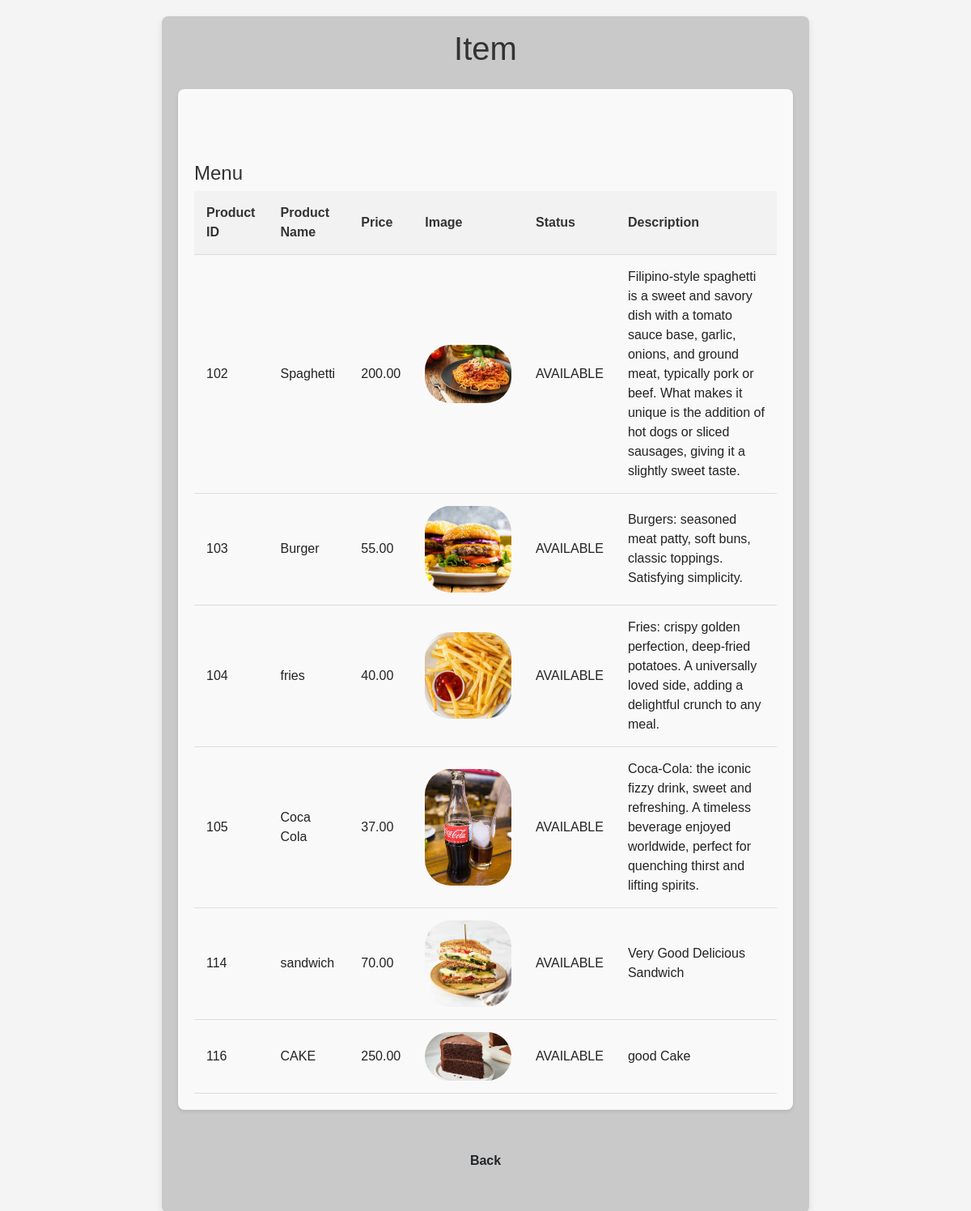
Screenshot of /admin4.php with the database file from the repository.
### tables this page shows
CREATE TABLE `products` (
  `product_id` int(11) NOT NULL,
  `product_name` varchar(255) NOT NULL,
  `price` decimal(10,2) NOT NULL,
  `image` varchar(255) DEFAULT NULL,
  `status` varchar(255) DEFAULT NULL,
  `description` varchar(1000) NOT NULL
);

### admin4.php (the view, shortened to what this page needs)
<!DOCTYPE html>
<html lang="en">
<head>
  <link rel="stylesheet" href="assets/bootstrap/css/bootstrap.min.css">
  <link rel="stylesheet" href="assets/bootstrap/css/bootstrap-grid.min.css">
  <link rel="stylesheet" href="assets/bootstrap/css/bootstrap-reboot.min.css">
  <link rel="stylesheet" href="assets/animatecss/animate.css">
  <link rel="stylesheet" href="assets/dropdown/css/style.css">
  <link rel="stylesheet" href="assets/theme/css/style.css">
  <link rel="stylesheet" href="assets/mobirise/css/mbr-additional.css" type="text/css">
</head><body>
    <div class="container">
        <h1>Item</h1>
<div class="dashboard-card">
        <h2> Menu</h2>
        <table>
            <tr><center>
                <th>Product ID</th>
                <th>Product Name</th>
                <th>Price</th>
                <th>Image</th>
                <th>Status</th>
                <th>Description</th>
            </center></tr>
            <?php
            $servername = "localhost";
            $username = "root";
            $password = "";
            $dbname = "ufo";
            $conn = new mysqli($servername, $username, $password, $dbname);
            $sql = "SELECT * FROM products";
            $result = $conn->query($sql);
            if ($result->num_rows > 0) {
                while($row = $result->fetch_assoc()) {
                    echo "<tr>";
                    echo "<td>" . $row["product_id"] . "</td>";
                    echo "<td>" . $row["product_name"] . "</td>";
                    echo "<td>" . $row["price"] . "</td>";
                    echo "<td><img src='" . $row["image"] . "' class='product-image'></td>";
                    echo "<td>" . $row["status"] . "</td>";
                    echo "<td>" . $row["description"] . "</td>";
                    echo "</tr>";
                }
            } else {
                echo "<tr><td colspan='6'>0 results</td></tr>";
            }
            ?>
        </table>
    </div>
        <center><a class="btn btn" href="admin.php">Back</a>
</body>
</html>

### assets/theme/css/style.css (style rules this page uses)
body { font-style: normal; line-height: 1.5; font-weight: 400; color: #232323; position: relative; }
section, .container, .container-fluid { position: relative; word-wrap: break-word; }
a { font-style: normal; font-weight: 400; cursor: pointer; }
a, a:hover { text-decoration: none; }
h1, h2, h3, h4, h5, h6, .display-1, .display-2, .display-4, .display-5, .display-7, span, p, a { line-height: 1; word-break: break-word; word-wrap: break-word; font-weight: 400; }
img, iframe { display: block; width: 100%; }
.btn { font-weight: 600; border-width: 1px; font-style: normal; margin: 0.6rem 0.6rem; white-space: normal; transition: all 0.2s ease-in-out; display: inline-flex; align-items: center; justify-content: center; word-break: break-word; }
html, body { height: auto; min-height: 100vh; }
.container, .container-fluid { padding-left: 16px; padding-right: 16px; }

### assets/mobirise/css/mbr-additional.css (style rules this page uses)
.btn { border-width: 2px; }
img, .card-wrap, .card-wrapper, .video-wrapper, .mbr-figure iframe, .google-map iframe, .slide-content, .plan, .card, .item-wrapper { border-radius: 2rem !important; }
body { font-family: Inter Tight; }
.btn { padding: 1.25rem 2rem; border-radius: 4px; }
a, a:hover { color: #2b7a69; }
body { overflow-x: hidden; }
a { transition: color 0.6s; }

### admin4.php (style rules this page uses)
body { font-family: Arial, sans-serif; background-color: #f4f4f4; margin: 0; padding: 0; }
.container { max-width: 800px; margin: 20px auto; padding: 20px; background-color: #c9c9c9; border-radius: 8px; box-shadow: 0 4px 8px rgba(0, 0, 0, 0.1); }
h1 { text-align: center; margin-bottom: 30px; color: #333; }
table { width: 100%; border-collapse: collapse; border-spacing: 0; }
th, td { padding: 15px; text-align: left; border-bottom: 1px solid #ddd; }
th { background-color: #f2f2f2; color: #333; }
.dashboard-card { background-color: #f9f9f9; border-radius: 8px; padding: 20px; margin-bottom: 20px; box-shadow: 0 2px 4px rgba(0, 0, 0, 0.1); overflow: hidden; transition: all 0.3s ease; }
h2 { font-size: 24px; color: #333; margin: 0; margin-bottom: 10px; }

### rows the page displays
products: product_id "102", product_name "Spaghetti", price "200.00", image (picture), status "AVAILABLE", description "Filipino-style spaghetti is a sweet and savory dish with a tomato sauce base, garlic, onions, and ground meat, typically pork or beef. What makes it unique is the addition of hot dogs or sliced sausages, giving it a slightly sweet taste."
products: product_id "103", product_name "Burger", price "55.00", image (picture), status "AVAILABLE", description "Burgers: seasoned meat patty, soft buns, classic toppings. Satisfying simplicity."
products: product_id "104", product_name "fries", price "40.00", image (picture), status "AVAILABLE", description "Fries: crispy golden perfection, deep-fried potatoes. A universally loved side, adding a delightful crunch to any meal."
products: product_id "105", product_name "Coca Cola", price "37.00", image (picture), status "AVAILABLE", description "Coca-Cola: the iconic fizzy drink, sweet and refreshing. A timeless beverage enjoyed worldwide, perfect for quenching thirst and lifting spirits."
products: product_id "114", product_name "sandwich", price "70.00", image (picture), status "AVAILABLE", description "Very Good Delicious Sandwich"
products: product_id "116", product_name "CAKE", price "250.00", image (picture), status "AVAILABLE", description "good Cake"
